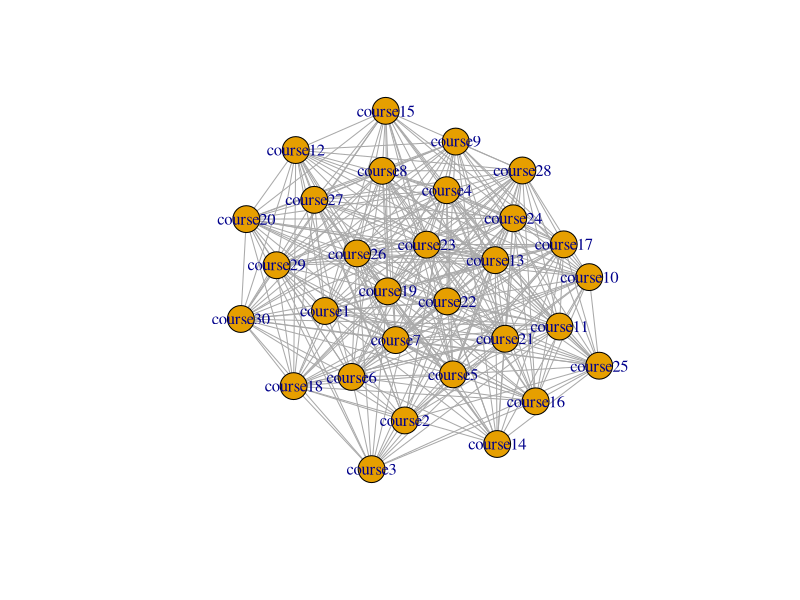
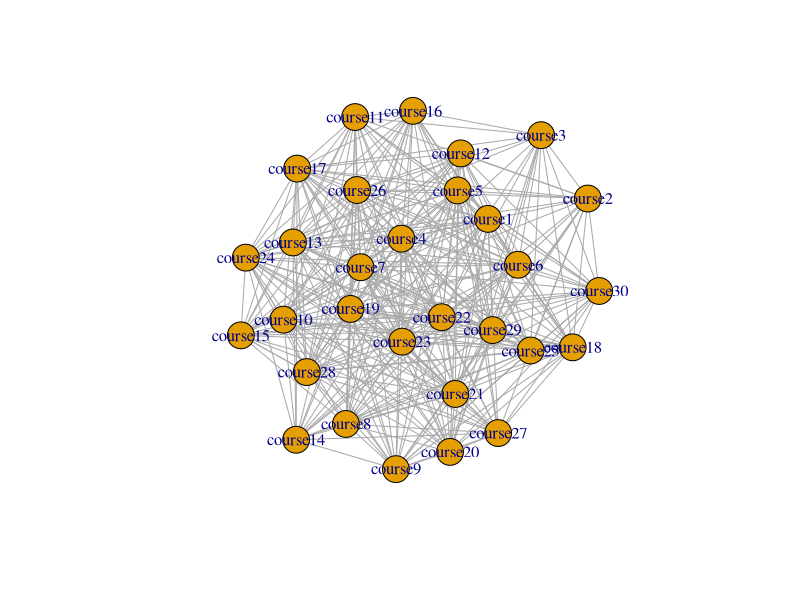
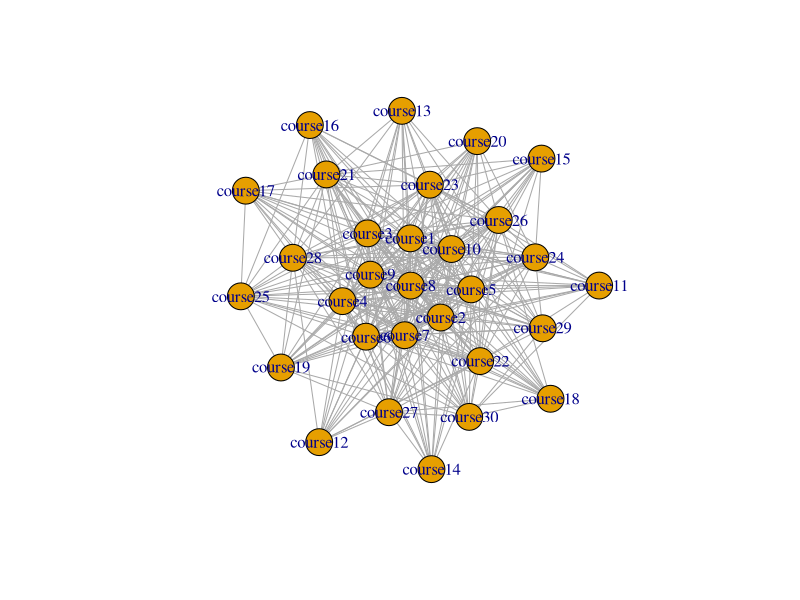
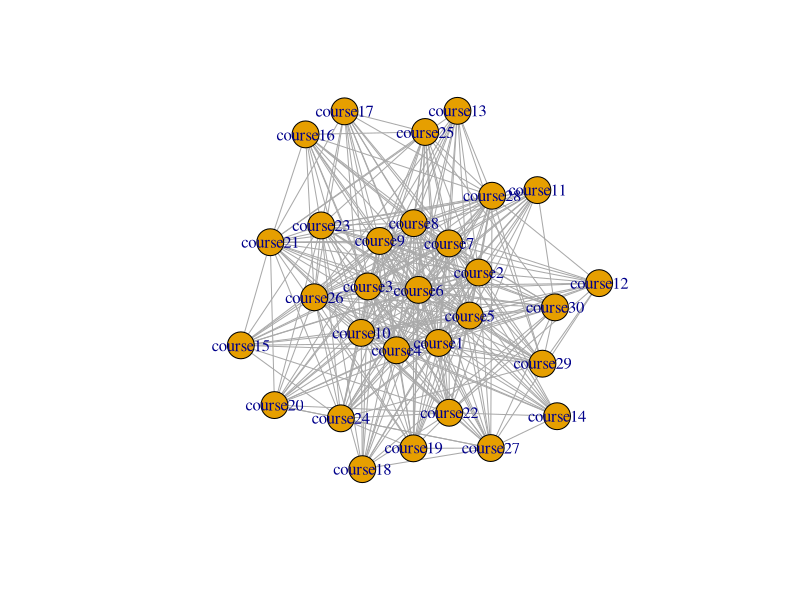
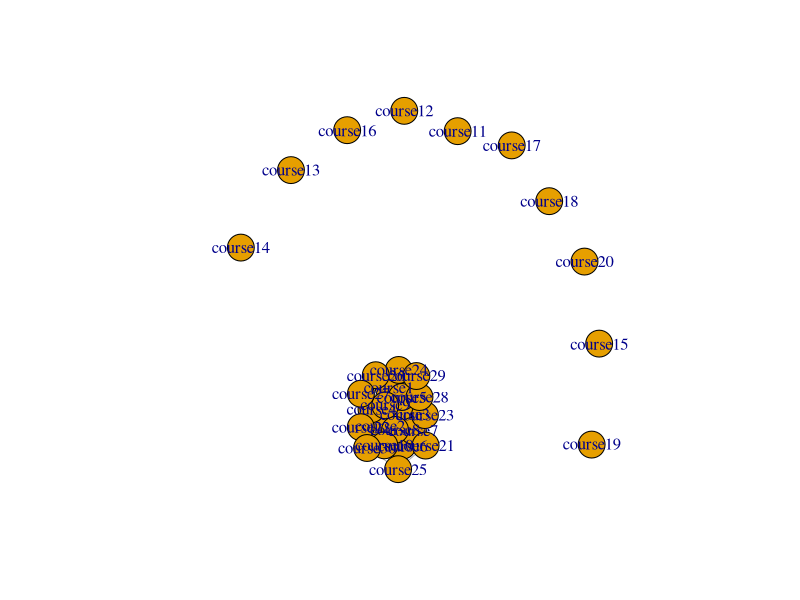
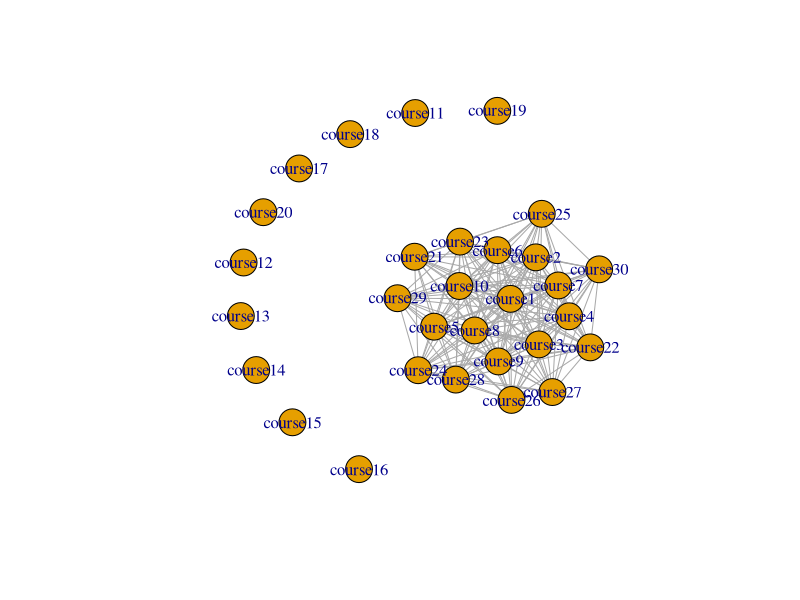

Source code (R) for these figures, in order:
library(igraph)

#just load the plotting function

build_plot <- function(p=1){
  CourseMatrix <- data.matrix(df, rownames.force = TRUE)
  
  g <- graph.adjacency(CourseMatrix, weighted=T, mode = "undirected")
  g <- simplify(g) # remove loops
  # set labels and degrees of vertices
  V(g)$label <- V(g)$name
  V(g)$degree <- degree(g)
  
  set.seed(456) # set seed to make the layout reproducible
  layout1 <- layout.fruchterman.reingold(g)
  
  if(p==1){
    plot(g, layout=layout1)
  }else{
      plot(g, layout=layout.kamada.kawai) #just another way of doing the plot
    }
}



# Say we created a dataset with 2 variables: studentID and course
# This could be for a single year, by faculty, or by academic career
# The code below takes such data and creates an adjacency matrix


# I haven't pulled the real student/course data, so we need to create some dummy data
# This code below generates a random binomial matrix

n <- 30 #courses for the x axis
k <- n #courses for the y axis

# The 2 functions below do the same thing.  I am playing around with the speed of R
jared <- function(m, n)
  matrix(sample(0:1, m * n, replace = TRUE), m, n)

f <- function(m, n) {
  tmp <- sample.int(2L, size = m * n, replace = TRUE) - 1L
  dim(tmp) <- c(m, n)
  tmp
}



set.seed(123) #set the seed so can replicate the data
data1 <- jared(n,k)
set.seed(123) #
data2 <- f(n,k) #generating the data again to prove replication
all.equal(data1, data2) #proving replication is possible
identical(data1, data2) #can also use the identical function

#convert the data to a dataframe and rename the rows
df <- as.data.frame(data1,row.names = paste0("course", 1:n)) 
#rename the columns which are named V1.....Vn
names(df) <- gsub("V", "course", names(df))


# just making the above into a function to call it easily
rebuild_data <- function(){
  set.seed(123) #set the seed so can replicate the data
  data1 <- jared(n,k)
  df <- as.data.frame(data1,row.names = paste0("course", 1:n)) 
  names(df) <- gsub("V", "course", names(df))
}

### Issues ###
# Because the data is generated randomly, the resulting plot will not show any patterns.  
# Actually, it will show a pattern...one that shows equal connections between ALL courses
# Let's build plot type 1
build_plot(p=1)
# Try the other plot type 2
build_plot(p=2)

#reset the df
rebuild_data()

# We can try to set some columns and rows to 0
# That is, we can make it so that some courses are extremely commonly connected and others are not
df[,1:10] <- 1 #colums 
df[11:20] <- 0 #rows
# Now let's plot it again
# Let's build plot type 1
build_plot(p=1)
# Try the other plot type 2
build_plot(p=2)



#reset the df
rebuild_data()


# But that won't do either!  We need to make sure the same courses we set to 0 or 1 on the X axis is 
# also done on the Y axis!
df[1:5,] <- 1
df[,1:5] <- 1
df[11:20,] <- 0
df[,11:20] <- 0
# Let's build plot type 1
build_plot(p=1)
# Try the other plot type 2
build_plot(p=2)


# The last plot is extreme.  In reality, my assumption is that this is a sparse matrix.  We should see many lines connecting
# commonly linked courses but most won't really be linked.  I'm hoping something interesting will jump out at me.

# If my assumption is true, we should see a mass cluster in the plot that is all jumbled and connected, but with an
# extremely large number of satellite and sparsely connected courses.




# the below will detach the igraph library and reset the R environment base packages 
# (becuase igraph 'overwrites' some base functions)
detach("package:igraph", unload=TRUE)
